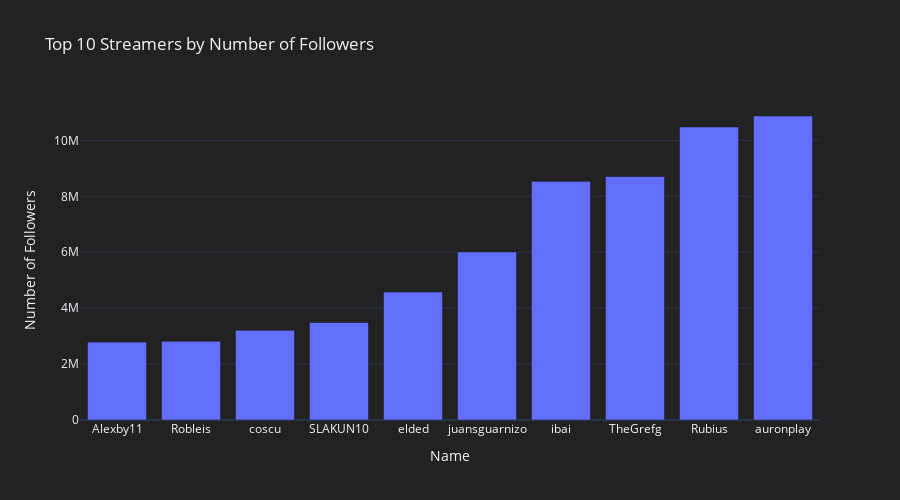

The notebook cell saved with this chart:
### Code cell
# top n stremers with most follows
top_n = 10
df = small_df.copy().sort_values("num_followers",ascending=False).head(top_n).sort_values("num_followers")

fig = px.bar(
    df,x="name",y="num_followers",
    title=f"Top {top_n} Streamers by Number of Followers",
    labels={"num_followers": "Number of Followers","name": "Name"},
    height=500,
)

fig.update_layout(
    paper_bgcolor="#222222",plot_bgcolor="#222222",
)

### Figure 1 — Plotly figure (JSON) as saved in the notebook; plotly's stock layout.template omitted (floating-point values rounded to 4 significant figures)
{"data": [{"alignmentgroup": "True", "hovertemplate": "Name=%{x}<br>Number of Followers=%{y}<extra></extra>", "legendgroup": "", "marker": {"color": "#636efa", "pattern": {"shape": ""}}, "name": "", "offsetgroup": "", "orientation": "v", "showlegend": false, "textposition": "auto", "type": "bar", "x": ["Alexby11", "Robleis", "coscu", "SLAKUN10", "elded", "juansguarnizo", "ibai", "TheGrefg", "Rubius", "auronplay"], "xaxis": "x", "y": [2786529, 2816263, 3209826, 3490608, 4578382, 6013625, 8536480, 8708686, 10483570, 10874205], "yaxis": "y"}], "layout": {"barmode": "relative", "height": 500, "legend": {"tracegroupgap": 0}, "paper_bgcolor": "#222222", "plot_bgcolor": "#222222", "title": {"text": "Top 10 Streamers by Number of Followers"}, "xaxis": {"anchor": "y", "domain": [0, 1], "title": {"text": "Name"}}, "yaxis": {"anchor": "x", "domain": [0, 1], "title": {"text": "Number of Followers"}}}}
